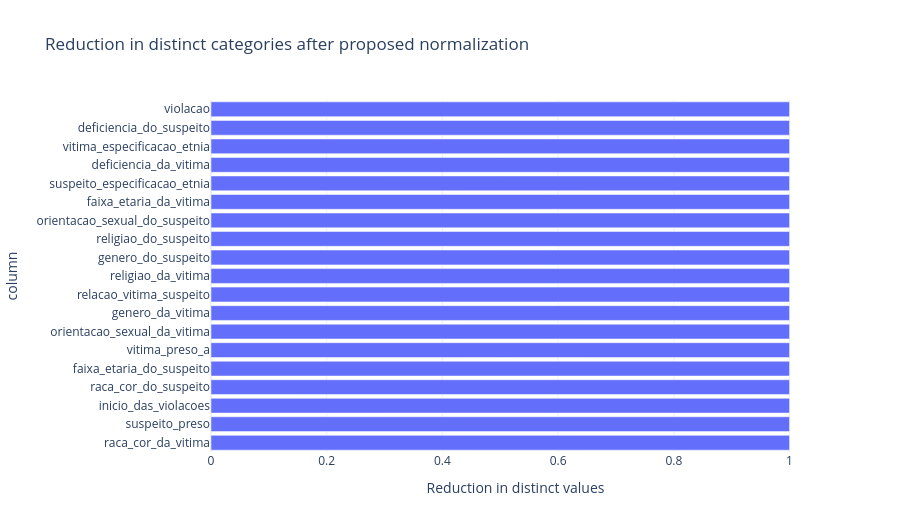

Here is the notebook cell this chart was saved with:
### Markdown cell above
## 2.16 Before-versus-proposed comparison

This comparison quantifies the effect of standardization without asserting that every proposed change is substantively correct.

### Code cell
if df is not None:
    comparison_rows = []
    for column in df.columns:
        before_unique = int(df[column].nunique(dropna=True))
        after_unique = int(df_proposed[column].nunique(dropna=True)) if column in df_proposed else before_unique
        before_missing = int(df[column].isna().sum())
        after_missing = int(df_proposed[column].isna().sum())
        comparison_rows.append({
            "column": column, "unique_before": before_unique, "unique_after": after_unique,
            "unique_reduction": before_unique - after_unique,
            "missing_before": before_missing, "missing_after": after_missing,
            "semantic_missing_converted": after_missing - before_missing
        })
    before_after = pd.DataFrame(comparison_rows).sort_values(
        ["semantic_missing_converted", "unique_reduction"], ascending=False
    )
    display(before_after)

    chart_data = before_after[before_after["unique_reduction"] > 0].sort_values("unique_reduction")
    if not chart_data.empty:
        fig = px.bar(
            chart_data, x="unique_reduction", y="column", orientation="h",
            title="Reduction in distinct categories after proposed normalization",
            labels={"unique_reduction": "Reduction in distinct values"}
        )
        fig.update_layout(template="plotly_white", height=max(450, len(chart_data)*28))
        fig.show()

### Figure 1 — Plotly figure (JSON) as saved in the notebook; plotly's stock layout.template omitted (floating-point values rounded to 4 significant figures)
{"data": [{"hovertemplate": "Reduction in distinct values=%{x}<br>column=%{y}<extra></extra>", "legendgroup": "", "marker": {"color": "#636efa", "pattern": {"shape": ""}}, "name": "", "orientation": "h", "showlegend": false, "textposition": "auto", "type": "bar", "x": [1, 1, 1, 1, 1, 1, 1, 1, 1, 1, 1, 1, 1, 1, 1, 1, 1, 1, 1], "xaxis": "x", "y": ["raca_cor_da_vitima", "suspeito_preso", "inicio_das_violacoes", "raca_cor_do_suspeito", "faixa_etaria_do_suspeito", "vitima_preso_a", "orientacao_sexual_da_vitima", "genero_da_vitima", "relacao_vitima_suspeito", "religiao_da_vitima", "genero_do_suspeito", "religiao_do_suspeito", "orientacao_sexual_do_suspeito", "faixa_etaria_da_vitima", "suspeito_especificacao_etnia", "deficiencia_da_vitima", "vitima_especificacao_etnia", "deficiencia_do_suspeito", "violacao"], "yaxis": "y"}], "layout": {"barmode": "relative", "height": 532, "legend": {"tracegroupgap": 0}, "title": {"text": "Reduction in distinct categories after proposed normalization"}, "xaxis": {"anchor": "y", "domain": [0, 1], "title": {"text": "Reduction in distinct values"}}, "yaxis": {"anchor": "x", "domain": [0, 1], "title": {"text": "column"}}}}
